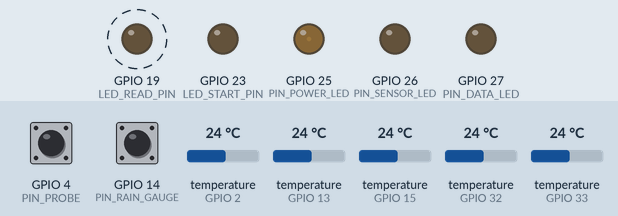
Simulated run of this sketch. Board: ESP32. Parts: output pins drawn as LEDs (lit = HIGH). Dashed ring = blinking. The test bench sets the inputs (shaded band); at power-on: GPIO 4 (PIN_PROBE) HIGH, GPIO 14 (PIN_RAIN_GAUGE) HIGH, temperature (sensors on GPIO 2, GPIO 13, GPIO 15, GPIO 32, GPIO 33) 24 °C. Storage starts empty; what the sketch prints to the serial monitor is not drawn.

Above: at 3.2 s.
Timing chart, 0 to 5.2 s (numbered marks = the images above):
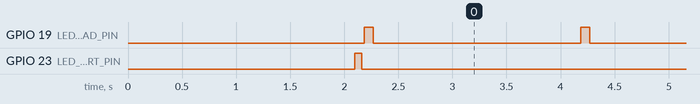

Measured:
- by itself, GPIO 19 (LED_READ_PIN): alternates HIGH for 0.08 s and LOW for 1.9 s

The sketch:

ESP32.ino
```cpp
#include <FS.h>
#include <LittleFS.h>
#include <OneWire.h>
#include <DallasTemperature.h>
#include <Wire.h>

/* =========================================
 * PART 1: ESP32 LEAF & RAIN SENSOR SETTINGS
 * ========================================= */
const int PIN_PROBE      = 4;
const int PIN_RAIN_GAUGE = 14; // Connect tipping bucket between GPIO 14 and GND

const int PIN_POWER_LED  = 25;
const int PIN_SENSOR_LED = 26;
const int PIN_DATA_LED   = 27;

const int WINDOW_SIZE = 5;
long historyBuffer[WINDOW_SIZE];
int historyIndex = 0;
long latestLeafWetness = 0;

// --- RAIN GAUGE VARIABLES ---
volatile uint16_t rainTips = 0;
volatile unsigned long lastTipTime = 0;
const unsigned long DEBOUNCE_TIME = 200; // 200ms debounce to prevent false triggers

const char* filename = "/data.csv";
unsigned long leafPreviousMillis = 0;
const long leafInterval = 1000;

const int POWER_LED_BRIGHTNESS = 10;

/* =========================================
 * PART 2: TEMP SENSOR SETTINGS
 * ========================================= */
#define SENSOR_PIN_1 2
#define SENSOR_PIN_2 13
#define SENSOR_PIN_3 15
#define SENSOR_PIN_4 32
#define SENSOR_PIN_5 33

#define LED_READ_PIN 19
#define LED_START_PIN 23

// I2C SLAVE SETTINGS
#define I2C_SDA_PIN 21
#define I2C_SCL_PIN 22
#define SLAVE_ADDR 0x08

#define MAX_SENSORS 5
#define ERROR_SENSOR_NOT_FOUND  -999.00
#define ERROR_OUT_OF_RANGE      -888.00
#define ERROR_NO_DATA           -777.00

int sensorPins[MAX_SENSORS] = {SENSOR_PIN_1, SENSOR_PIN_2, SENSOR_PIN_3, SENSOR_PIN_4, SENSOR_PIN_5};
OneWire* oneWire[MAX_SENSORS];
DallasTemperature* sensors[MAX_SENSORS];

uint8_t sensorIDs[MAX_SENSORS][8];
uint8_t sensorBusLoc[MAX_SENSORS];
float sensorTemps[MAX_SENSORS];
int foundSensors = 0;
bool sensorsConfigured = false;
unsigned long tempPreviousMillis = 0;
const long tempInterval = 2000;

/* =========================================
 * PART 3: I2C BINARY STRUCT
 * ========================================= */
struct SlavePayloadParent {
    float    soil_temp[5];
    uint16_t leaf_wetness;
    uint16_t rain_count;
    uint8_t  sensor_status;
    uint8_t  padding;
} __attribute__((packed));

SlavePayloadParent myPayload;
String dataToSend = "";

// --- PROTOTYPES ---
void setupSensors();
void discoverAllSensors();
void appendToFile(String data);
long calculateMedian(long* values, int count);
void requestEvent();
void IRAM_ATTR rainTipISR();

void setup() {
  Serial.begin(115200);
  delay(2000);
  Serial.println("\n\n--- SLAVE SENSOR NODE STARTING ---");
  pinMode(PIN_POWER_LED, OUTPUT);
  pinMode(PIN_SENSOR_LED, OUTPUT);
  pinMode(PIN_DATA_LED, OUTPUT);
  analogWrite(PIN_POWER_LED, POWER_LED_BRIGHTNESS);

  if (!LittleFS.begin(true)) Serial.println("[FS] LittleFS Mount Failed");

  long startVal = touchRead(PIN_PROBE);
  for(int i=0; i<WINDOW_SIZE; i++) historyBuffer[i] = startVal;

  pinMode(LED_START_PIN, OUTPUT);
  pinMode(LED_READ_PIN, OUTPUT);

  // Initialize Rain Gauge Interrupt
  pinMode(PIN_RAIN_GAUGE, INPUT_PULLUP);
  attachInterrupt(digitalPinToInterrupt(PIN_RAIN_GAUGE), rainTipISR, FALLING);

  setupSensors();
  discoverAllSensors();

  Wire.begin((uint8_t)SLAVE_ADDR, I2C_SDA_PIN, I2C_SCL_PIN, 100000);
  Wire.onRequest(requestEvent);

  Serial.println("--- SLAVE READY AT ADDR 0x08 ---");
}

void loop() {
  unsigned long currentMillis = millis();

  // TASK 1: LEAF SENSOR
  if (currentMillis - leafPreviousMillis >= leafInterval) {
    leafPreviousMillis = currentMillis;
    long burstReadings[WINDOW_SIZE];
    for(int i=0; i<WINDOW_SIZE; i++){
      burstReadings[i] = touchRead(PIN_PROBE);
      delay(5);
    }
    historyBuffer[historyIndex] = calculateMedian(burstReadings, WINDOW_SIZE);
    historyIndex = (historyIndex + 1) % WINDOW_SIZE;
    latestLeafWetness = calculateMedian(historyBuffer, WINDOW_SIZE);
  }

  // TASK 2: TEMP SENSOR & DATA PREP
  if (currentMillis - tempPreviousMillis >= tempInterval) {
    tempPreviousMillis = currentMillis;
    digitalWrite(LED_READ_PIN, HIGH);

    if (sensorsConfigured) {
      for (int i = 0; i < foundSensors; i++) {
        sensors[sensorBusLoc[i]]->requestTemperatures();
      }
    }

    myPayload.leaf_wetness = latestLeafWetness;
    myPayload.rain_count = rainTips; // NOW MAPPED TO LIVE COUNTER
    myPayload.sensor_status = (foundSensors > 0) ? 1 : 0;
    myPayload.padding = 0;

    String currentData = String(latestLeafWetness);
    for (int i = 0; i < MAX_SENSORS; i++) {
      float t = ERROR_NO_DATA;
      if (i < foundSensors) {
        t = sensors[sensorBusLoc[i]]->getTempC(sensorIDs[i]);
        if (t == DEVICE_DISCONNECTED_C) t = ERROR_NO_DATA;
      }

      sensorTemps[i] = t;
      myPayload.soil_temp[i] = t;

      currentData += ",";
      if (i < foundSensors) currentData += String(t, 1);
      else currentData += "0.0";
    }

    // Add rain count to the end of the CSV string
    currentData += "," + String(rainTips);
    dataToSend = currentData;

    Serial.println("-------------------------------------------------");
    Serial.print("TIME: "); Serial.print(currentMillis / 1000); Serial.println("s");
    Serial.print("LEAF (Capacitive): "); Serial.println(latestLeafWetness);
    Serial.print("RAIN TIPS: "); Serial.println(rainTips);

    Serial.print("TEMPERATURES: [ ");
    for (int i = 0; i < MAX_SENSORS; i++) {
      if (i < foundSensors) Serial.print(sensorTemps[i], 1);
      else Serial.print("NC");
      if (i < MAX_SENSORS - 1) Serial.print(" | ");
    }
    Serial.println(" ]");
    Serial.println("STRUCT PACKED FOR I2C");
    Serial.println("-------------------------------------------------");

    digitalWrite(LED_READ_PIN, LOW);
    appendToFile(String(currentMillis/1000) + "," + dataToSend);
  }
}

// --- INTERRUPT SERVICE ROUTINE FOR RAIN GAUGE ---
void IRAM_ATTR rainTipISR() {
  unsigned long currentTime = millis();
  if ((currentTime - lastTipTime) > DEBOUNCE_TIME) {
    rainTips++;
    lastTipTime = currentTime;
  }
}

void requestEvent() {
  Wire.write((const uint8_t*)&myPayload, sizeof(SlavePayloadParent));
}

void setupSensors() {
  for (int i = 0; i < MAX_SENSORS; i++) {
    oneWire[i] = new OneWire(sensorPins[i]);
    sensors[i] = new DallasTemperature(oneWire[i]);
    sensors[i]->begin();
    sensors[i]->setWaitForConversion(false);
    pinMode(sensorPins[i], INPUT_PULLUP);
  }
}

void discoverAllSensors() {
  digitalWrite(LED_START_PIN, HIGH);
  foundSensors = 0;
  for (int pinIndex = 0; pinIndex < MAX_SENSORS; pinIndex++) {
    DeviceAddress tempAddr;
    oneWire[pinIndex]->reset_search();
    if (oneWire[pinIndex]->search(tempAddr)) {
      if (tempAddr[0] == 0x28) {
        for (int j = 0; j < 8; j++) sensorIDs[foundSensors][j] = tempAddr[j];
        sensorBusLoc[foundSensors] = pinIndex;
        foundSensors++;
      }
    }
  }
  sensorsConfigured = (foundSensors > 0);
  digitalWrite(LED_START_PIN, LOW);
}

void appendToFile(String data) {
  File file = LittleFS.open(filename, "a");
  if (file) { file.println(data); file.close(); }
}

long calculateMedian(long* values, int count) {
  long temp[count];
  for(int i=0; i<count; i++) temp[i] = values[i];
  for(int i=0; i < count-1; i++) {
    for(int j=0; j < count-i-1; j++) {
      if(temp[j] > temp[j+1]) {
        long t = temp[j];
        temp[j] = temp[j+1]; temp[j+1] = t;
      }
    }
  }
  return temp[count/2];
}
```
